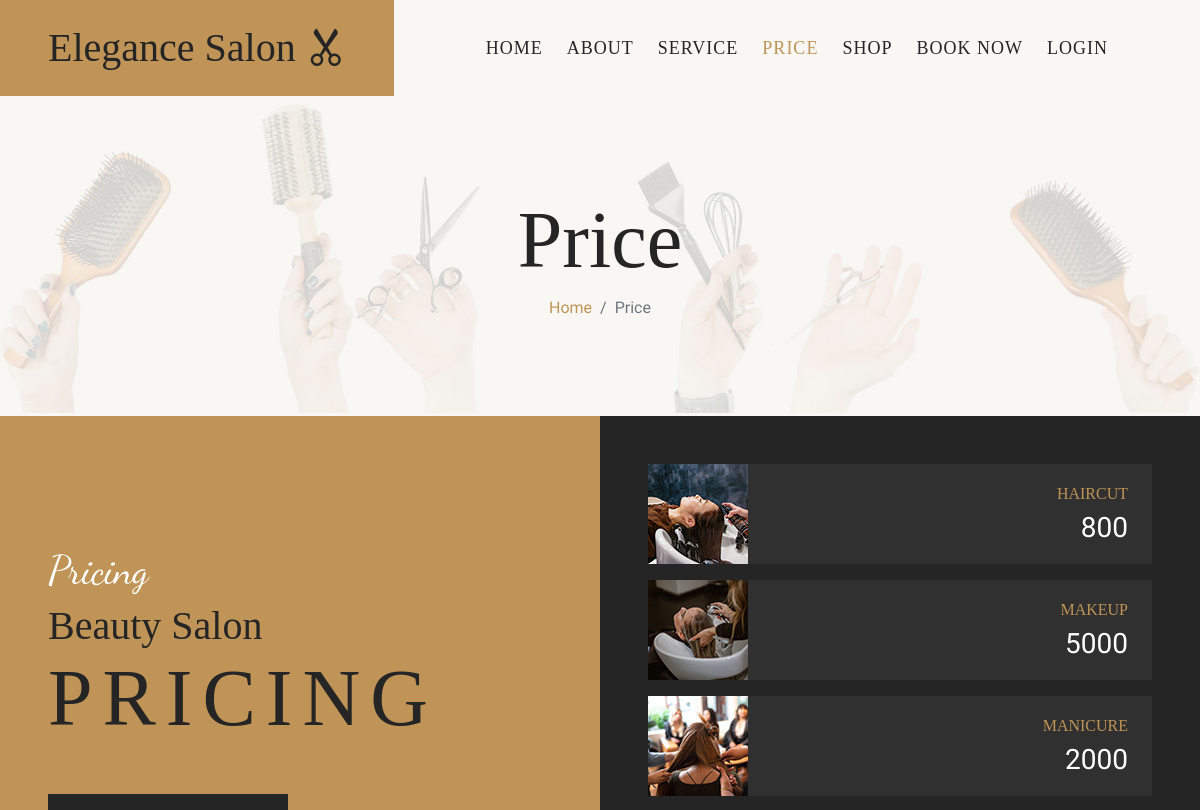
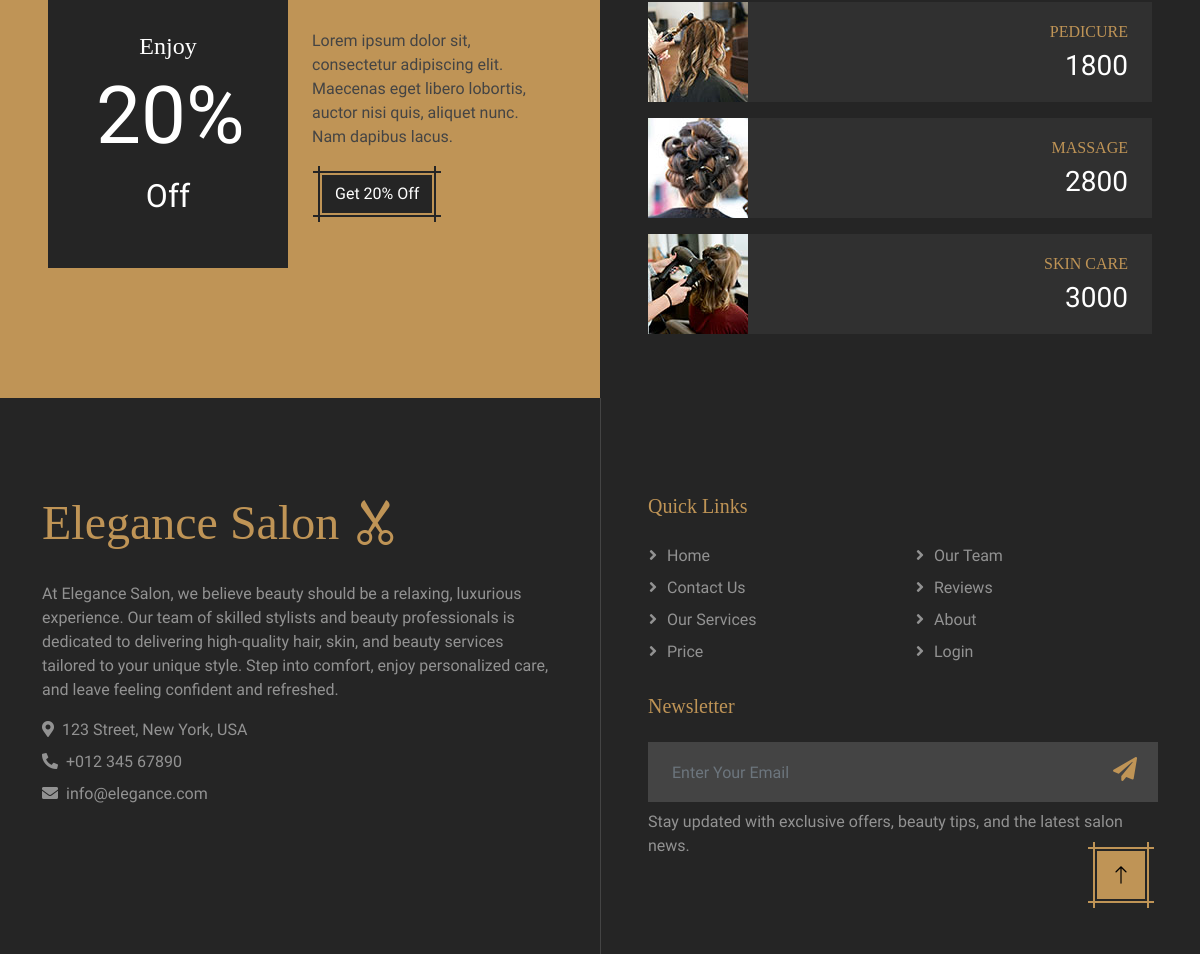
Screenshot of /price.php with the database file from the repository (2 pictures, top to bottom).
### tables this page shows
CREATE TABLE `offers` (
  `offer_id` int(11) NOT NULL,
  `offer_name` varchar(255) NOT NULL,
  `price` decimal(10,0) NOT NULL,
  `image` varchar(300) NOT NULL,
  `description` varchar(1000) NOT NULL
);

### Guest/pricing.php (the view)
<div class="container-fluid price px-0">
    <div class="row g-0">
        <div class="col-md-6">
            <div class="d-flex align-items-center h-100 bg-primary p-5">
                <div class="wow fadeIn" data-wow-delay="0.3s">
                    <h1 class="font-dancing-script text-white">Pricing</h1>
                    <h1 class="mb-0">Beauty Salon</h1>
                    <h1 class="display-1 text-uppercase mb-5" style="letter-spacing: 10px;">Pricing</h1>
                    <div class="row g-4 align-items-center">
                        <div class="col-lg-6">
                            <div class="text-center bg-dark p-5">
                                <h4 class="text-white">Enjoy</h4>
                                <h1 class="display-1 font-work-sans text-white">20%</h1>
                                <p class="fs-2 text-white mb-0">Off</p>
                            </div>
                        </div>
                        <div class="col-lg-6">
                            <p>Lorem ipsum dolor sit, consectetur adipiscing elit. Maecenas eget libero lobortis,
                                auctor nisi quis, aliquet nunc. Nam dapibus lacus.</p>
                            <a class="btn btn-dark" href="">Get 20% Off</a>
                        </div>
                    </div>
                </div>
            </div>
        </div>
        <div class="col-md-6">
            <div class="h-100 bg-dark p-5">
                <?php
            include('connect.php');
            $query="select * from offers";
            $run=mysqli_query($conn,$query);
            if(mysqli_num_rows($run)>0)
            {
            while($row=mysqli_fetch_array($run))
            {
        ?>
                <div class="price-item mb-3 wow fadeIn" data-wow-delay="0.1s">
                    <img class="img-fluid flex-shrink-0" src="PricingImg/<?php echo $row[3] ?>" alt="error">
                    <div class="text-end px-4">
                        <h6 class="text-uppercase text-primary"><?php echo $row['offer_name'] ?></h6>
                        <h3 class="text-white font-work-sans mb-0"><?php echo $row['price']?>
                        </h3>
                    </div>
                </div>
                <?php
        }}
            ?>
            </div>
        </div>
    </div>
</div>

### css/style.css (style rules this page uses)
.font-work-sans { font-family: "Work Sans", sans-serif; font-optical-sizing: auto; font-weight: 400; font-style: normal; }
.font-dancing-script { font-family: "Dancing Script", cursive; font-optical-sizing: auto; font-weight: 400; font-style: normal; }
.btn { position: relative; transition: .5s; }
.btn-dark, .btn-primary { margin: 10px; }
.btn-dark::before, .btn-dark::after { position: absolute; content: ""; width: calc(100% + 10px); height: calc(100% + 10px); top: -5px; left: -5px; }
.btn-dark::before { top: -10px; height: calc(100% + 20px); border-left: 2px solid var(--bs-dark); border-right: 2px solid var(--bs-dark); }
.btn-dark::after { left: -10px; width: calc(100% + 20px); border-top: 2px solid var(--bs-dark); border-bottom: 2px solid var(--bs-dark); }
.price .price-item { display: flex; align-items: center; justify-content: space-between; background: rgba(255, 255, 255, .05); }

### rows the page displays
offers: image (picture), offer_name "HAIRCUT", price "800"
offers: image (picture), offer_name "MAKEUP", price "5000"
offers: image (picture), offer_name "MANICURE", price "2000"
offers: image (picture), offer_name "PEDICURE", price "1800"
offers: image (picture), offer_name "MASSAGE", price "2800"
offers: image (picture), offer_name "SKIN CARE", price "3000"
